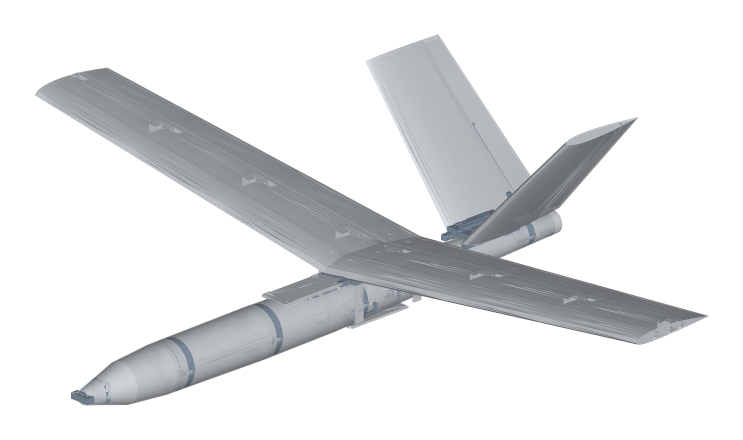
#> input picture engineering/designs/v6/graphics/v6d_hero.png, 1486 x 880 px (shown at 1/2 size); its folder holds 8 pictures in this run
$ python make_poster.py
#> lines starting #> are read from the running program, lines starting #| are printed output that depends on the picture
#!/usr/bin/env python3
"""Compose a stylized 'concept poster' (V6) from the dark renders + text."""
import os
from PIL import Image, ImageDraw, ImageFont

HERE = os.path.dirname(__file__)
G = os.path.join(HERE, "..", "graphics")
F = "/System/Library/Fonts/Supplemental/"

BG = (16, 20, 25)
PANEL = (22, 27, 33)
BORDER = (46, 54, 64)
ACCENT = (242, 169, 0)
WHITE = (236, 239, 243)
STEEL = (198, 206, 214)
GREY = (146, 156, 168)


def font(name, size):
    return ImageFont.truetype(F + name, size)


FB = font("Arial Bold.ttf", 10); FR = font("Arial.ttf", 10)
FBLACK = font("Arial Black.ttf", 10)


def f(setname, size):
    return font(setname, size)


def img(name):
    return Image.open(os.path.join(G, name)).convert("RGBA")


def paste_fit(base, im, box):
    x, y, w, h = box
    r = min(w / im.width, h / im.height)
    nw, nh = max(1, int(im.width * r)), max(1, int(im.height * r))
    im2 = im.resize((nw, nh), Image.LANCZOS)
    base.alpha_composite(im2, (x + (w - nw) // 2, y + (h - nh) // 2))


def panel(d, box, title=None, tfont=None):
    x, y, w, h = box
    d.rounded_rectangle([x, y, x + w, y + h], radius=10, fill=PANEL, outline=BORDER, width=2)
    if title:
        d.rectangle([x, y, x + 6, y + 34], fill=ACCENT)
        d.text((x + 16, y + 6), title, font=tfont, fill=WHITE)


# [24 lines left out: functions wrap, bullets, not called in this run]


FTITLE = font("Arial Black.ttf", 96)
FSUB40 = font("Arial.ttf", 40)
FSUB28 = font("Arial.ttf", 28)
FSUB24 = font("Arial.ttf", 24)
FBIG = font("Arial Bold.ttf", 30)
FSUB = font("Arial.ttf", 22)
FPT = font("Arial Bold.ttf", 28)
FSCAP = font("Arial.ttf", 24)
FTBL = font("Arial Bold.ttf", 26)
FCELL = font("Arial.ttf", 25)
FBUL = font("Arial.ttf", 25)


def draw_feature(d, x, y, kind, label, sub):
    s = 58
    box = [x, y, x + s, y + s]
    d.rounded_rectangle(box, radius=8, outline=STEEL, width=2)
    cx, cy = x + s / 2, y + s / 2
    if kind == "cam":
        d.rounded_rectangle([x + 9, y + 16, x + s - 9, y + s - 16], radius=4, outline=STEEL, width=2)
        d.ellipse([cx - 9, cy - 9, cx + 9, cy + 9], outline=STEEL, width=2)
    elif kind == "wing":
        d.line([x + 8, y + s - 16, x + s - 8, y + s - 16], fill=STEEL, width=2)
        d.polygon([(x + 8, y + s - 16), (cx, y + 16), (x + s - 8, y + s - 16)], outline=STEEL, width=2)
    elif kind == "v":
        d.line([x + 14, y + 16, cx, y + s - 14], fill=STEEL, width=3)
        d.line([x + s - 14, y + 16, cx, y + s - 14], fill=STEEL, width=3)
    elif kind == "mod":
        for i in range(3):
            d.rectangle([x + 12 + i * 11, y + 18, x + 22 + i * 11, y + s - 18], outline=STEEL, width=2)
    else:
        for i in range(3):
            yy = y + 18 + i * 9
            d.line([x + 10, yy, x + s - 10, yy], fill=STEEL, width=2)
    d.text((x + s + 18, y - 2), label, font=FBIG, fill=WHITE)
    d.text((x + s + 18, y + 30), sub, font=FSUB, fill=GREY)


def main():
    W, H = 3400, 2000
    canvas = Image.new("RGBA", (W, H), BG + (255,))
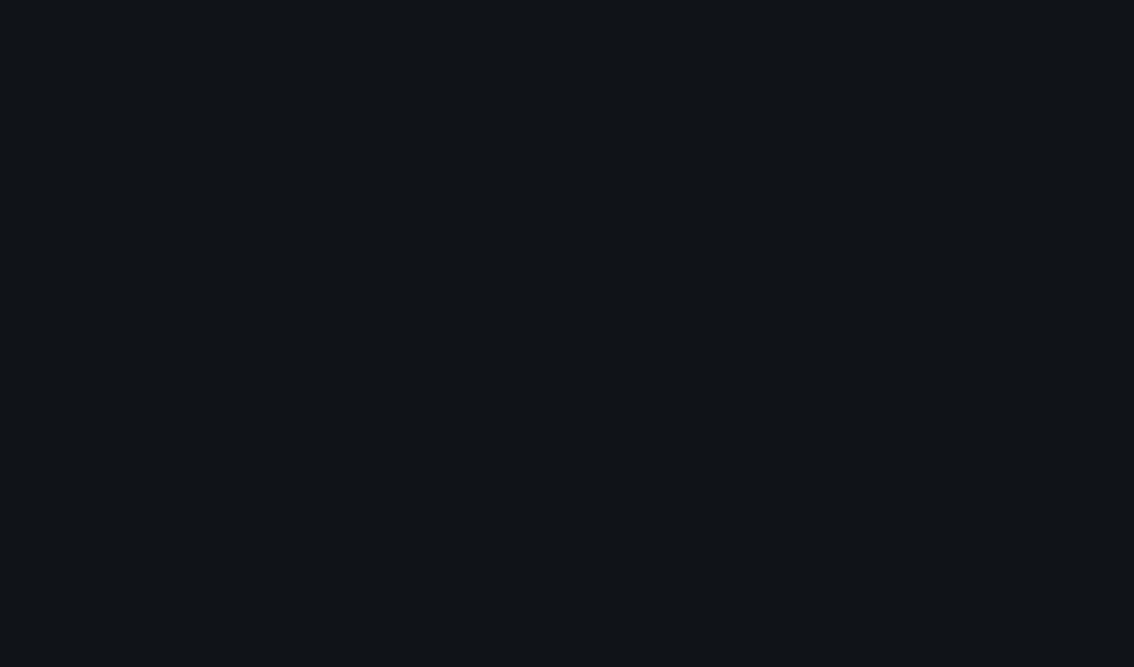
#> canvas: PIL image 3400x2000 RGBA (shown at 1/3 size); mean R, G, B, A 16, 20, 25, 255
    d = ImageDraw.Draw(canvas)

    d.rectangle([48, 44, 62, 196], fill=ACCENT)
    d.text((80, 22), "KUMA FPV V6", font=FTITLE, fill=WHITE)
    d.text((84, 138), "Modular Fixed-Wing RC Aircraft", font=FSUB40, fill=STEEL)
    d.text((86, 190), "Configuration B   \u2022   3D-Printed Hobby Aircraft Concept", font=FSUB28, fill=GREY)

    paste_fit(canvas, img("v6d_hero.png"), (1110, 40, 2260, 830))
#> in img, returned value is the input picture: PIL image 1486x880 RGBA; mean R, G, B, A 228.4, 229.3, 230.3, 63.9
#> in paste_fit, `x, y, w, h = box`: x = 1110; y = 40; w = 2260; h = 830
#> in paste_fit, `r = min(w / im.width, h / im.height)`: r = 0.943
#> in paste_fit, `nw, nh = max(1, int(im.width * r)), max(1, int(im.height * r))`: nw = 1401; nh = 830
#> in paste_fit, `base.alpha_composite(im2, (x + (w - nw) // 2, y + (h - nh) // 2))`:
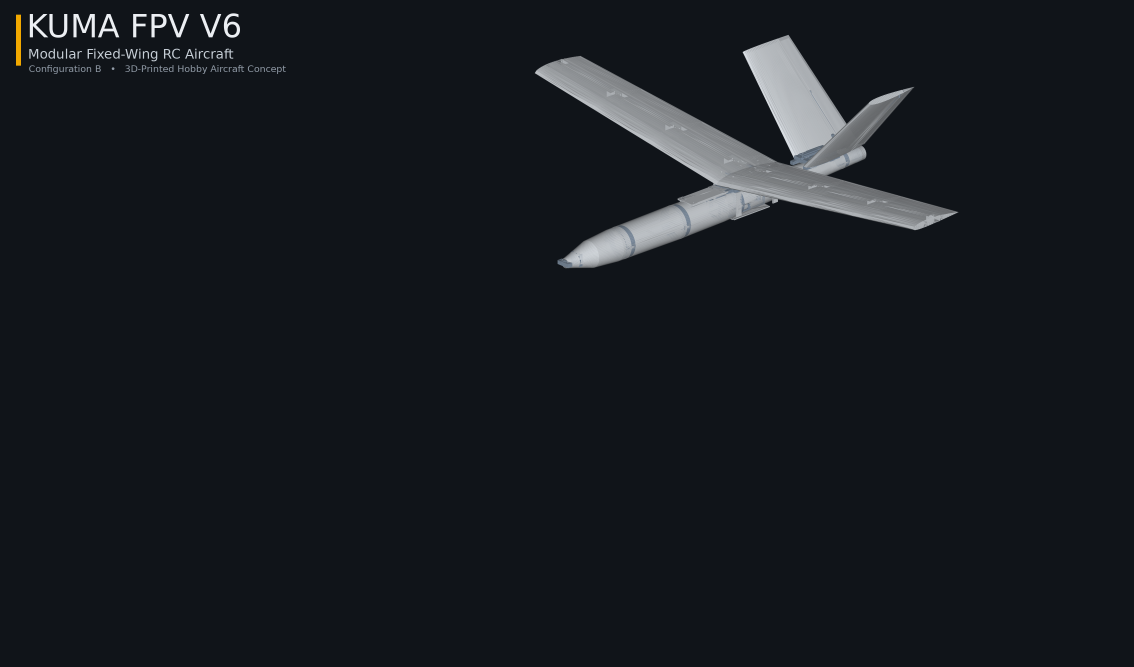
#> base: PIL image 3400x2000 RGBA (shown at 1/3 size); mean R, G, B, A 22.5, 26.5, 31.4, 255

    bx, by, bw, bh = 2740, 70, 620, 104
    d.rounded_rectangle([bx, by, bx + bw, by + bh], radius=12, fill=(20, 24, 29), outline=ACCENT, width=3)
    d.text((bx + 24, by + 12), "CONCEPT", font=FSUB40, fill=ACCENT)
    d.text((bx + 24, by + 62), "NOT FLIGHT VALIDATED", font=FSUB24, fill=STEEL)

    feats = [
        ("cam", "Nose FPV Camera", "Forward-facing nano FPV camera in nose cone"),
        ("wing", "High-Mounted Fixed Wing", "No ailerons; 7 deg dihedral"),
        ("v", "Upright V-Tail", "Two ruddervators (pitch & yaw)"),
        ("mod", "Modular & Secured", "Bolt-together sections, hatches, secure tray"),
        ("lay", "3D-Printed", "LW-PLA shell, PETG hardpoints, M3/M4"),
    ]
    y = 300
    for k, lab, sub in feats:
        draw_feature(d, 52, y, k, lab, sub)
        y += 122
#> after the loop, y = 910

    labels = [
        ("v6d_side.png", "Side View", "Fuselage: 970 mm"),
        ("v6d_front.png", "Front View", "Span: 1,300 mm  \u2022  dihedral 7 deg"),
        ("v6d_top.png", "Top View", "Wing 200->150 mm  \u2022  V-tail 270 mm @45"),
        ("v6d_rear.png", "Rear View", "Pusher prop  \u2022  dia 150 mm"),
    ]
    vw, vh, gap, vy = 790, 360, 22, 895
    x = 52
    for fn, title, cap in labels:
        panel(d, (x, vy, vw, vh), title, FPT)
        paste_fit(canvas, img(fn), (x + 12, vy + 40, vw - 24, vh - 78))
#> call 2 of img, with name = 'v6d_side.png'
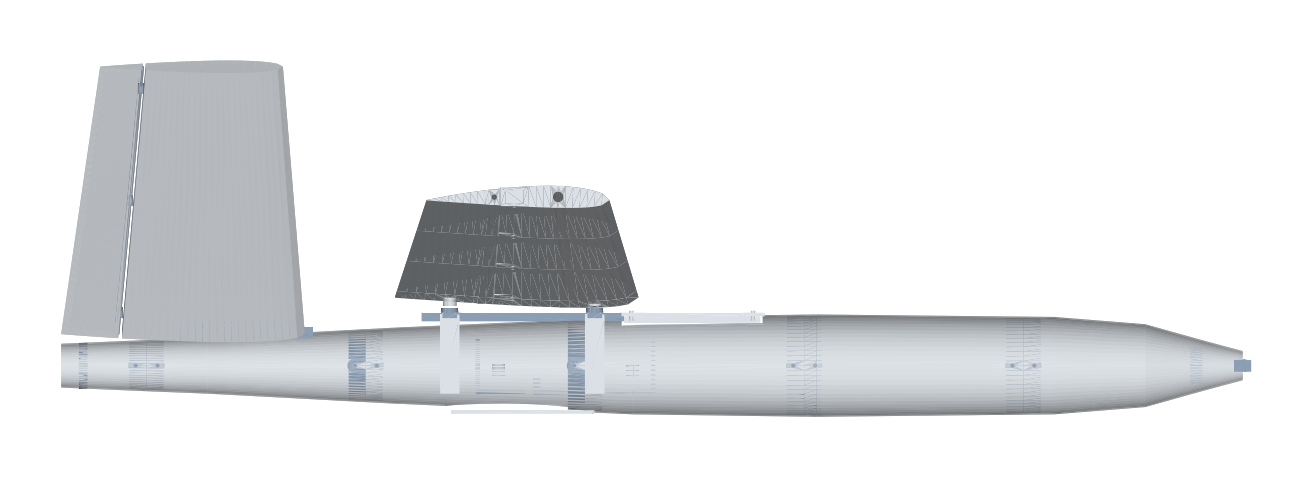
#> input picture engineering/designs/v6/graphics/v6d_side.png, 1312 x 478 px
#> in img, returned value is the input picture: PIL image 1312x478 RGBA; mean R, G, B, A 231.4, 232.7, 234, 72.6
#> call 2 of paste_fit, with box = (64, 935, 766, 282)
#> in paste_fit (call 2), `x, y, w, h = box`: x = 64; y = 935; w = 766; h = 282
#> in paste_fit (call 2), `r = min(w / im.width, h / im.height)`: r = 0.584
#> in paste_fit (call 2), `nw, nh = max(1, int(im.width * r)), max(1, int(im.height * r))`: nw = 766; nh = 279
#> in paste_fit (call 2), `base.alpha_composite(im2, (x + (w - nw) // 2, y + (h - nh) // 2))`:
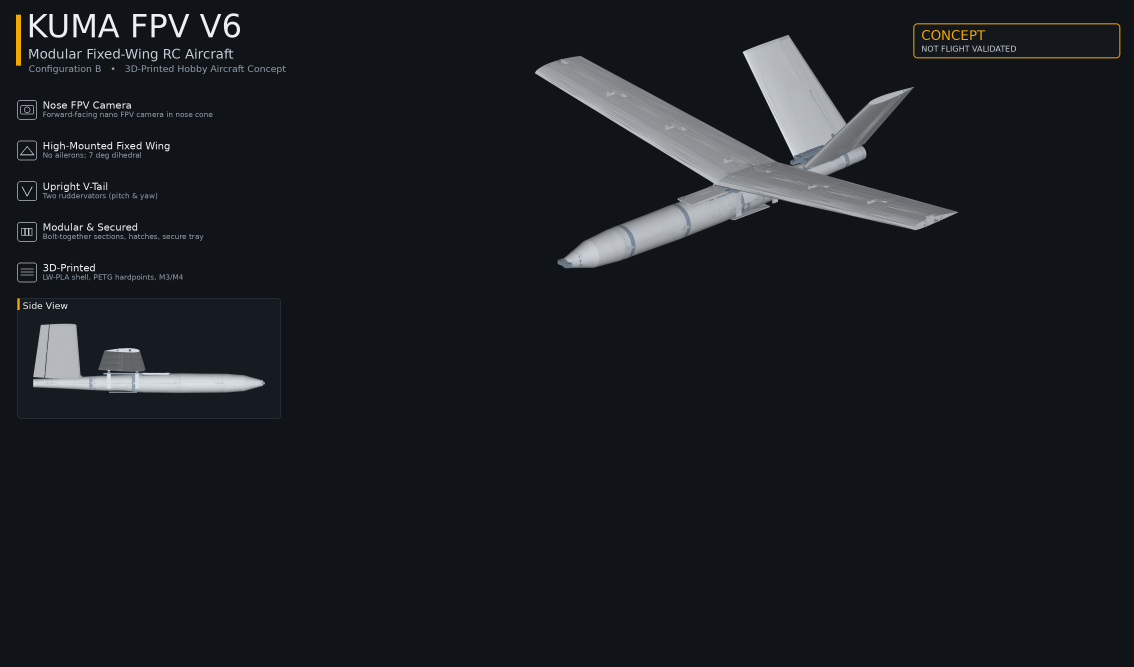
#> base: PIL image 3400x2000 RGBA (shown at 1/3 size); mean R, G, B, A 25, 28.9, 33.7, 255
        d.text((x + 16, vy + vh - 32), cap, font=FSCAP, fill=STEEL)
        x += vw + gap
#> pass 2 of the loop in main, `for fn, title, cap in labels:`:
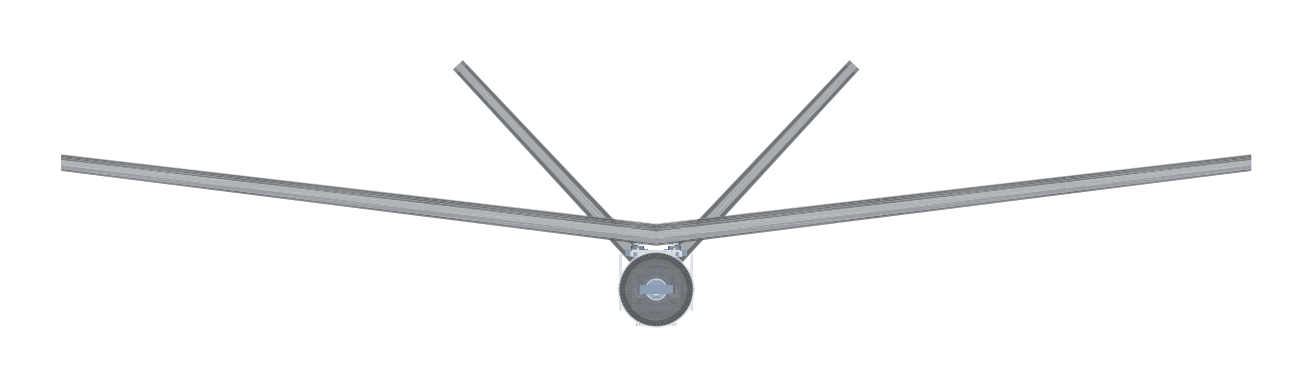
#> input picture engineering/designs/v6/graphics/v6d_front.png, 1312 x 389 px
#> in img, returned value is the input picture: PIL image 1312x389 RGBA; mean R, G, B, A 246.7, 247, 247.2, 16.9
#> x = 876
#> nh = 227
#> im2: PIL image 766x227 RGBA
#> in paste_fit (call 3), `base.alpha_composite(im2, (x + (w - nw) // 2, y + (h - nh) // 2))`:
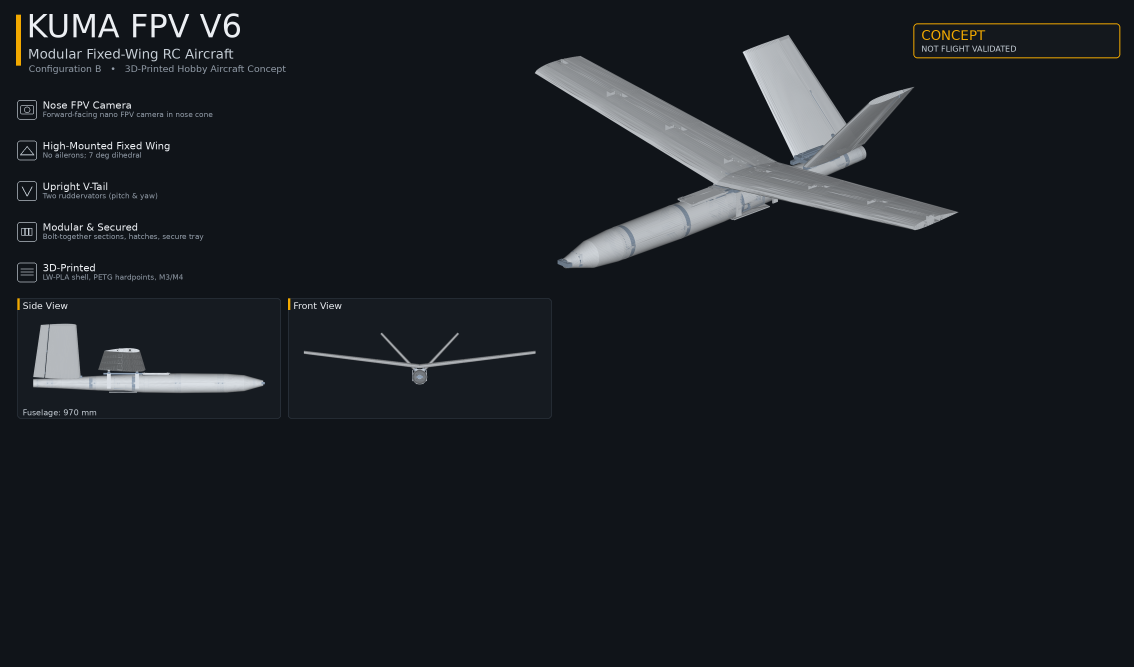
#> base: PIL image 3400x2000 RGBA (shown at 1/3 size); mean R, G, B, A 25.5, 29.5, 34.3, 255
#> pass 3 of the loop in main, `for fn, title, cap in labels:`:
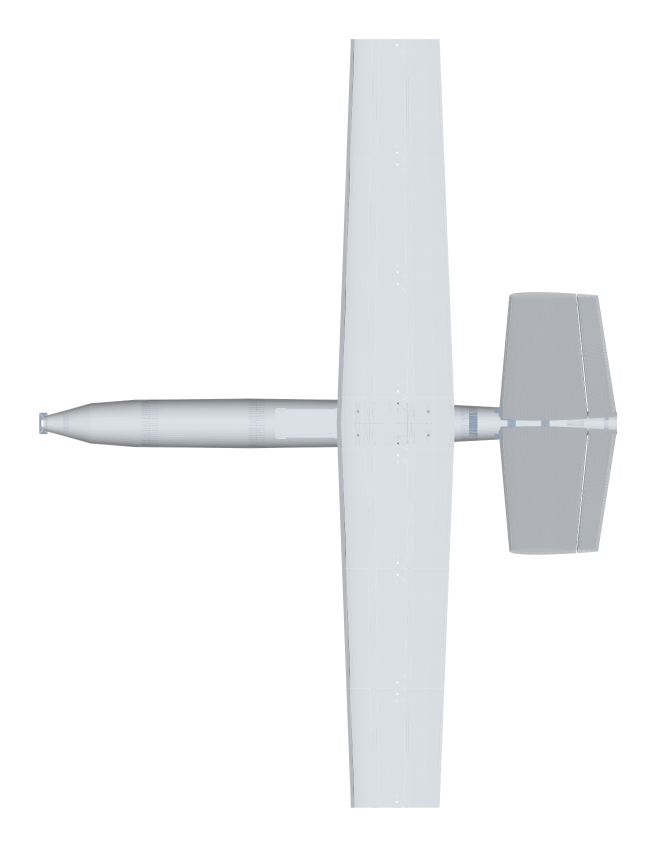
#> input picture engineering/designs/v6/graphics/v6d_top.png, 1312 x 1694 px (shown at 1/2 size)
#> in img, returned value is the input picture: PIL image 1312x1694 RGBA; mean R, G, B, A 243.4, 244.5, 245.5, 54.9
#> x = 1688
#> r = 0.166
#> nw = 218; nh = 282
#> in paste_fit (call 4), `im2 = im.resize((nw, nh), Image.LANCZOS)`:
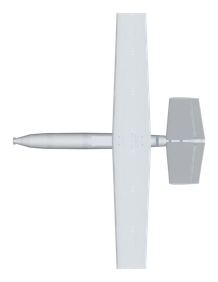
#> im2: PIL image 218x282 RGBA; mean R, G, B, A 48.6, 49.8, 51, 54.9; transparent parts drawn white
#> in paste_fit (call 4), `base.alpha_composite(im2, (x + (w - nw) // 2, y + (h - nh) // 2))`:
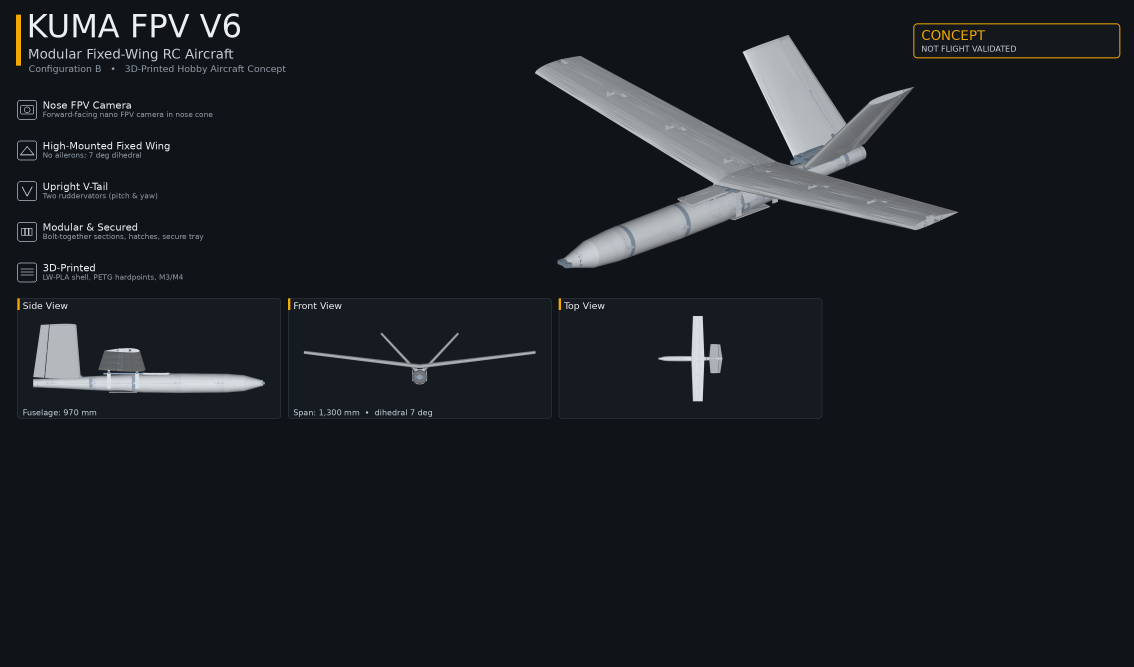
#> base: PIL image 3400x2000 RGBA (shown at 1/3 size); mean R, G, B, A 26.2, 30.3, 35.1, 255
#> the loop made 4 passes; the first 3 are shown
    draw_bottom(d, canvas)
    canvas.save(os.path.join(G, "v6_poster.png"))


# [82 lines left out: functions draw_internal, draw_bottom, not called in this run]


if __name__ == "__main__":
#> (the run stopped early here; a loop or call above may not have finished)
